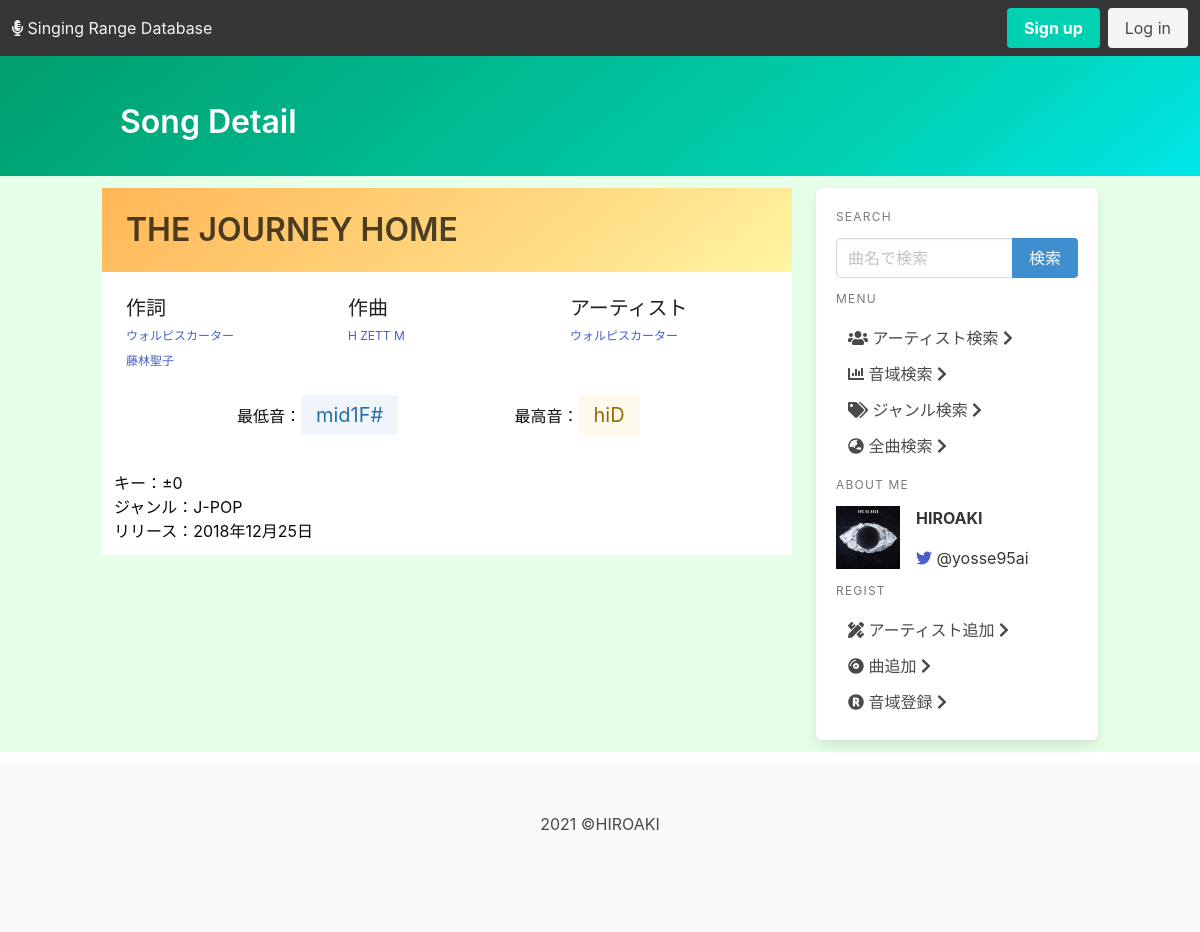
Page /ranges/detail/WLPS/33-True on the committed database.
### ranges/models.py (models this page shows, shortened)
class Song(models.Model):
    class Meta:
        ordering = ('song_name',)
    song_id = models.AutoField(primary_key=True)
    song_name = models.CharField("Tilte", max_length=100)
    lyricist = models.ManyToManyField(Artist, related_name="lyricist_name")
    composer = models.ManyToManyField(Artist, related_name="composer_name")
    arranger = models.ManyToManyField(
        Artist, related_name="arranger_name", blank=True)
    def get_composer(self):
        return "\n".join([a.artist_name for a in self.composer.all()])
    def get_lyricist(self):
        return "\n".join([a.artist_name for a in self.lyricist.all()])
    def get_arranger(self):
        return "\n".join([a.artist_name for a in self.arranger.all()])
    get_lyricist.short_description = 'Lyricist'
    get_composer.short_description = 'Composer'
    get_arranger.short_description = 'Arranger'

class Artist(models.Model):
    artist_id = models.CharField(max_length=10, primary_key=True)
    artist_name = models.CharField("Artist's name", max_length=50)
    affiliation = models.ManyToManyField(
        "self",related_name="affiliation", blank=True)
    def __str__(self):
        return self.artist_name
    class Meta:
        ordering = ('artist_name', )

class Note(models.Model):
    note_id = models.CharField(max_length=5, primary_key=True)
    note_name = models.CharField(max_length=50)
    def __str__(self):
        return self.note_name

class Genre(models.Model):
    genre_id = models.CharField(max_length=5, primary_key=True)
    genre_name = models.CharField(max_length=50)
    def __str__(self):
        return self.genre_name

### ranges/views.py (the view, shortened to what this page needs)
# urls.py: path('detail/<slug:artist_pk>/', views.detail_artist, name='detail_artist'),
def detail(request, artist_pk, song_pk, origin=''):
    try:
        artist = Artist.objects.get(pk=artist_pk)
        song = Song.objects.get(pk=song_pk)
        target = Range.objects.get(song=song, artist=artist, origin=origin)
        lowest_note = Note.objects.get(pk=target.lowest_note.pk)
        highest_note = Note.objects.get(pk=target.highest_note.pk)
    except Artist.DoesNotExist:
        context = queryError('artist_error')
    except Song.DoesNotExist:
        context = queryError('song_error')
    except Range.DoesNotExist:
        context = queryError('range_error')
    except Note.DoesNotExist:
        context = queryError('note_error')
    else:
        song_name = song.song_name
        composers = song.composer.all()
        lyricists = song.lyricist.all()
        arrangers = song.arranger.all()
        performers = target.performer.all()
        release = target.release_date.strftime('%Y年%m月%d日')
        genre = target.genre
        is_original = target.origin
        context = {
            'artist_name': artist,
            'song_name': song_name,
            'composers': composers,
            'lyricists': lyricists,
            'arrangers': arrangers,
            'highest_note': highest_note,
            'lowest_note': lowest_note,
            'performers': performers,
            'genre_name': genre,
            'release': release,
            'is_original': is_original,
        }
        if target.fake_note:
            fake_note = Note.objects.get(pk=target.fake_note.pk)
            context['fake_note'] = fake_note
    return render(request, 'ranges/detail.html', context)

### ranges/templatetags/note_control.py (called while the page is built)
@register.filter
def color(pk):
    if pk.startswith('H4'):
        return 'is-dark'
    elif pk.startswith('H3'):
        return 'is-danger '
    elif pk.startswith('H2'):
        return 'is-danger is-light'
    elif pk.startswith('H1'):
        return 'is-warning is-light'
    elif pk.startswith('M2'):
        return 'is-success is-light'
    elif pk.startswith('M1'):
        return 'is-info is-light'
    elif pk.startswith('L1'):
        return 'is-link is-light'
    elif pk.startswith('L2'):
        return 'is-link'
    elif pk.startswith('L3'):
        return 'is-link is-dark'
    elif pk.startswith('L4'):
        return 'is-link is-black'
    else:
        return 'is-light'

### ranges/templates/ranges/detail.html (shortened to what this page needs)
{% extends './base.html' %}
{% load note_control %}
{% block page_name %}Song Detail{% endblock page_name %}
{% block content %}
<div class="hero is-warning is-bold is-small">
    <div class="hero-body">
        <div class="container">
            <h1 class="title has-text-gray">{{song_name}}</h1>
        </div>
    </div>
</div>
<div class="hero is-white is-small">
    <div class="hero-body">
        <div class="container">
            <div class="columns">
                <div class="column">
                    <ul class="subtitle is-5">
                        作詞
                        {% for lyricist in lyricists %}
                        <li><a href="{% url 'ranges:detail_artist' lyricist.pk %}" class="has-text-link subtitle is-7">
                                {{lyricist.artist_name}}</a></li>
                        {% endfor %}
                    </ul>
                </div>
                <div class="column">
                    <ul class="subtitle is-5">
                        作曲
                        {% for composer in composers %}
                        <li><a href="{% url 'ranges:detail_artist' composer.pk %}" class="has-text-link subtitle is-7">
                                {{composer.artist_name}}</a></li>
                        {% endfor %}
                    </ul>
                </div>
                {% if genre_name.pk == "VC" %}
                <div class="column">
                    <ul class="subtitle is-5">
                        ボーカロイド
                        {% for performer in performers %}
                        <div class="card is-shadowless">
                            <li><a href="{% url 'ranges:detail_artist' performer.pk %}"
                                    class="has-text-link subtitle is-7"> {{performer.artist_name}}</a></li>
                        </div>
                        {% endfor %}
                    </ul>
                </div>
                {% else %}
                <div class="column">
                    <ul class="subtitle is-5">
                        アーティスト
                        {% for performer in performers %}
                        <div class="card is-shadowless">
                            <li><a href="{% url 'ranges:detail_artist' performer.pk %}"
                                    class="has-text-link subtitle is-7">
                                    {{performer.artist_name}}</a></li>
                        </div>
                        {% endfor %}
                    </ul>
                </div>
                {% endif %}
            </div>
            <div class="columns is-6">
                {% if not fake_note %}
                <div class="column is-offset-2">
                    最低音：<a href="{% url 'ranges:result_range' lowest_note.pk %}"
                        class="tag {{ lowest_note.pk | color }} is-large">{{lowest_note}}</a>
                </div>
                <div class="column is-5 is-offset-1">
                    最高音：<a href="{% url 'ranges:result_range' highest_note.pk %}"
                        class="tag {{ highest_note.pk | color }} is-large"> {{highest_note}}</a>
                </div>
                {% endif %}
            </div>
        </div>
    </div>
    <div class="hero-footer">
        <div class="column">
            <ul>
                {% if is_original %}
                <li>キー：±0</li>
                {% elif diffError %}
                <li>キー：オリジナル楽曲の音域登録なし</li>
                {% else %}
                <li>キー：{{ diff | key_up_down }}</li>
                {% endif %}
                <li>ジャンル：<a href="{% url 'ranges:result_genre' genre_name.pk%}">{{genre_name}}</a></li>
                {% if release %}
                <li>リリース：{{release}}</li>
                {% endif %}
            </ul>
        </div>
    </div>
</div>
{% endblock content %}

### rows in the picture
Song: song_name "THE JOURNEY HOME"
Artist: artist_name "ウォルピスカーター"
Artist: artist_name "藤林聖子"
Artist: artist_name "H ZETT M"
Note: note_name "mid1F#"
Note: note_name "hiD"
Genre: genre_name "J-POP"

### other values in the picture
{{ release }} "2018年12月25日"
